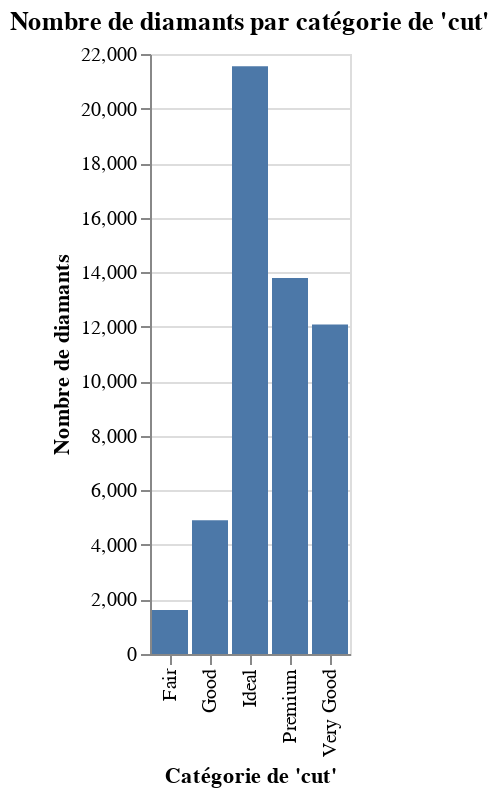

The notebook cell this image was saved under:
### Code cell
import sys
!{sys.executable} -m pip install altair

import pandas as pd
import altair as alt

# Compter le nombre de diamants par catégorie de 'cut'
cut_counts = diamonds_df['cut'].value_counts().reset_index()
cut_counts.columns = ['cut', 'count']

# Créer un diagramme à barres avec Altair
chart = alt.Chart(cut_counts, title="Nombre de diamants par catégorie de 'cut'").mark_bar().encode(
    x=alt.X('cut:N', title="Catégorie de 'cut'"),
    y=alt.Y('count:Q', title="Nombre de diamants"),
)

chart.show()

### Figure 1 — Vega-Lite specification as saved in the notebook (floating-point values rounded to 4 significant figures)
{"config": {"view": {"continuousWidth": 300, "continuousHeight": 300}}, "data": {"name": "data-805ff72a8781605bae6e51f2726fd175"}, "mark": {"type": "bar"}, "encoding": {"x": {"field": "cut", "title": "Catégorie de 'cut'", "type": "nominal"}, "y": {"field": "count", "title": "Nombre de diamants", "type": "quantitative"}}, "title": "Nombre de diamants par catégorie de 'cut'", "$schema": "https://vega.github.io/schema/vega-lite/v5.20.1.json", "datasets": {"data-805ff72a8781605bae6e51f2726fd175": [{"cut": "Ideal", "count": 21551}, {"cut": "Premium", "count": 13791}, {"cut": "Very Good", "count": 12082}, {"cut": "Good", "count": 4906}, {"cut": "Fair", "count": 1610}]}}
